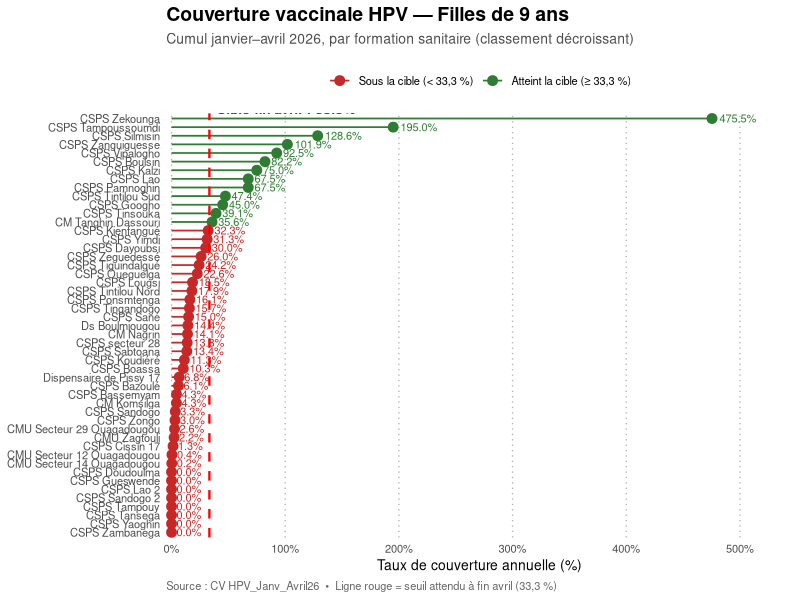
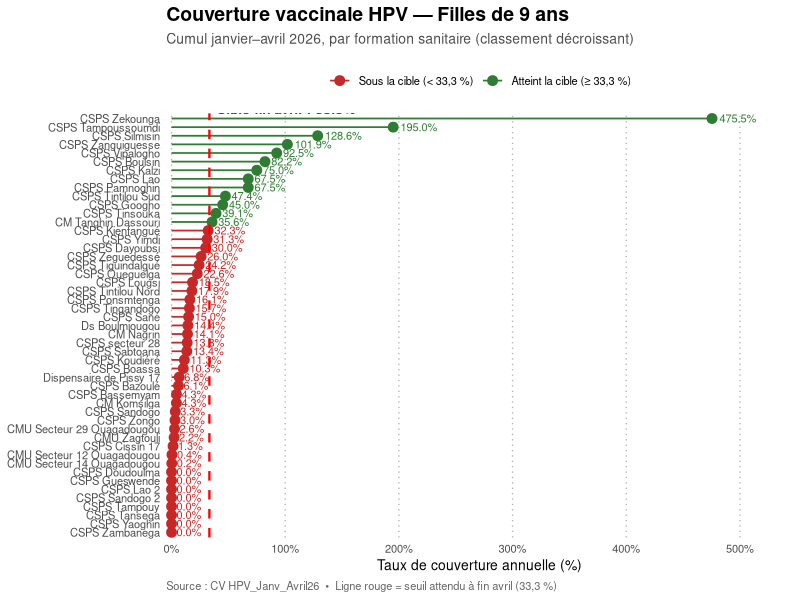

Generate these figures, in order, with R:
# ==============================================================================
# Lolipop box plot pour couverture HPV
# 15 mai 2026
# ==============================================================================

library(readxl)
library(ggplot2)
library(stringr)
library(dplyr)
library(tidyr)

# --- Importer le fichier excel-------------------------------------------------
library(readxl)
library(dplyr)
library(ggplot2)
library(scales)

# 1. Lecture des données triées --------------------------------------------
df <- read_excel("CV HPV_Janv_Avril26.xlsx", sheet = "Data_R_triees")

df <- df %>%
  mutate(
    FS      = factor(FS, levels = rev(FS)),   # déjà triées, meilleur en haut
    atteint = couverture_annuelle_pct >= 33.3
  )

# 2. Paramètres -------------------------------------------------------------
cible      <- 33.3
couleur_ok <- "#2E7D32"
couleur_ko <- "#C62828"

# 3. Lollipop chart ---------------------------------------------------------
p <- ggplot(df, aes(x = couverture_annuelle_pct, y = FS)) +
  geom_segment(aes(x = 0, xend = couverture_annuelle_pct, yend = FS,
                   color = atteint), linewidth = 0.6) +
  geom_point(aes(color = atteint), size = 3) +
  geom_text(aes(label = sprintf("%.1f%%", couverture_annuelle_pct),
                color = atteint),
            hjust = -0.2, size = 2.8, show.legend = FALSE) +
  geom_vline(xintercept = cible, color = "red",
             linetype = "dashed", linewidth = 0.8) +
  annotate("text", x = cible, y = nrow(df) + 0.5,
           label = paste0("Cible fin avril : ", cible, "%"),
           color = "red", hjust = -0.05, vjust = 0, size = 3.5,
           fontface = "bold") +
  scale_color_manual(values = c(`FALSE` = couleur_ko, `TRUE` = couleur_ok),
                     labels = c("Sous la cible (< 33,3 %)",
                                "Atteint la cible (≥ 33,3 %)"),
                     name   = NULL) +
  scale_x_continuous(labels = label_percent(scale = 1),
                     expand = expansion(mult = c(0.01, 0.15))) +
  labs(
    title    = "Couverture vaccinale HPV — Filles de 9 ans",
    subtitle = "Cumul janvier–avril 2026, par formation sanitaire (classement décroissant)",
    x        = "Taux de couverture annuelle (%)",
    y        = NULL,
    caption  = "Source : CV HPV_Janv_Avril26  •  Ligne rouge = seuil attendu à fin avril (33,3 %)"
  ) +
  theme_minimal(base_size = 10) +
  theme(
    plot.title         = element_text(face = "bold", size = 14),
    plot.subtitle      = element_text(color = "grey30", margin = margin(b = 10)),
    plot.caption       = element_text(color = "grey40", hjust = 0),
    axis.text.y        = element_text(size = 8),
    panel.grid.major.y = element_blank(),
    panel.grid.minor   = element_blank(),
    panel.grid.major.x = element_line(color = "grey70", linetype = "dotted"),
    legend.position    = "top"
  )

ggsave("lollipop_CV_HPV.png", p, width = 9, height = 12, dpi = 300, bg = "white")
p
